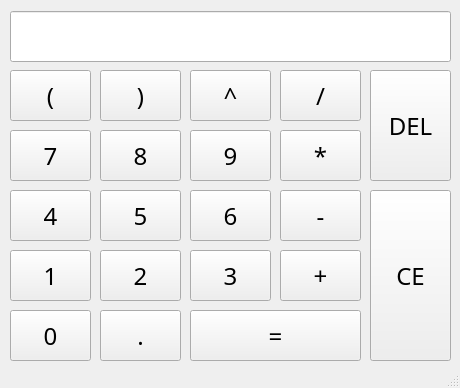
<?xml version="1.0" encoding="UTF-8"?>
<ui version="4.0">
 <class>MainWindow</class>
 <widget class="QMainWindow" name="MainWindow">
  <property name="geometry">
   <rect>
    <x>0</x>
    <y>0</y>
    <width>460</width>
    <height>388</height>
   </rect>
  </property>
  <property name="maximumSize">
   <size>
    <width>460</width>
    <height>388</height>
   </size>
  </property>
  <property name="windowTitle">
   <string>科学计算器</string>
  </property>
  <widget class="QWidget" name="centralwidget">
   <widget class="QPushButton" name="Button_8">
    <property name="geometry">
     <rect>
      <x>100</x>
      <y>130</y>
      <width>81</width>
      <height>51</height>
     </rect>
    </property>
    <property name="font">
     <font>
      <family>Microsoft YaHei</family>
      <pointsize>18</pointsize>
     </font>
    </property>
    <property name="text">
     <string>8</string>
    </property>
   </widget>
   <widget class="QPushButton" name="Button_9">
    <property name="geometry">
     <rect>
      <x>190</x>
      <y>130</y>
      <width>81</width>
      <height>51</height>
     </rect>
    </property>
    <property name="font">
     <font>
      <family>Microsoft YaHei</family>
      <pointsize>18</pointsize>
     </font>
    </property>
    <property name="text">
     <string>9</string>
    </property>
   </widget>
   <widget class="QPushButton" name="Button_7">
    <property name="geometry">
     <rect>
      <x>10</x>
      <y>130</y>
      <width>81</width>
      <height>51</height>
     </rect>
    </property>
    <property name="font">
     <font>
      <family>Microsoft YaHei</family>
      <pointsize>18</pointsize>
     </font>
    </property>
    <property name="text">
     <string>7</string>
    </property>
   </widget>
   <widget class="QPushButton" name="Button_multiply">
    <property name="geometry">
     <rect>
      <x>280</x>
      <y>130</y>
      <width>81</width>
      <height>51</height>
     </rect>
    </property>
    <property name="font">
     <font>
      <family>Microsoft YaHei</family>
      <pointsize>18</pointsize>
     </font>
    </property>
    <property name="text">
     <string>*</string>
    </property>
   </widget>
   <widget class="QPushButton" name="Button_6">
    <property name="geometry">
     <rect>
      <x>190</x>
      <y>190</y>
      <width>81</width>
      <height>51</height>
     </rect>
    </property>
    <property name="font">
     <font>
      <family>Microsoft YaHei</family>
      <pointsize>18</pointsize>
     </font>
    </property>
    <property name="text">
     <string>6</string>
    </property>
   </widget>
   <widget class="QPushButton" name="Button_4">
    <property name="geometry">
     <rect>
      <x>10</x>
      <y>190</y>
      <width>81</width>
      <height>51</height>
     </rect>
    </property>
    <property name="font">
     <font>
      <family>Microsoft YaHei</family>
      <pointsize>18</pointsize>
     </font>
    </property>
    <property name="text">
     <string>4</string>
    </property>
   </widget>
   <widget class="QPushButton" name="Button_minus">
    <property name="geometry">
     <rect>
      <x>280</x>
      <y>190</y>
      <width>81</width>
      <height>51</height>
     </rect>
    </property>
    <property name="font">
     <font>
      <family>Microsoft YaHei</family>
      <pointsize>18</pointsize>
     </font>
    </property>
    <property name="text">
     <string>-</string>
    </property>
   </widget>
   <widget class="QPushButton" name="Button_5">
    <property name="geometry">
     <rect>
      <x>100</x>
      <y>190</y>
      <width>81</width>
      <height>51</height>
     </rect>
    </property>
    <property name="font">
     <font>
      <family>Microsoft YaHei</family>
      <pointsize>18</pointsize>
     </font>
    </property>
    <property name="text">
     <string>5</string>
    </property>
   </widget>
   <widget class="QPushButton" name="Button_3">
    <property name="geometry">
     <rect>
      <x>190</x>
      <y>250</y>
      <width>81</width>
      <height>51</height>
     </rect>
    </property>
    <property name="font">
     <font>
      <family>Microsoft YaHei</family>
      <pointsize>18</pointsize>
     </font>
    </property>
    <property name="text">
     <string>3</string>
    </property>
   </widget>
   <widget class="QPushButton" name="Button_1">
    <property name="geometry">
     <rect>
      <x>10</x>
      <y>250</y>
      <width>81</width>
      <height>51</height>
     </rect>
    </property>
    <property name="font">
     <font>
      <family>Microsoft YaHei</family>
      <pointsize>18</pointsize>
     </font>
    </property>
    <property name="text">
     <string>1</string>
    </property>
   </widget>
   <widget class="QPushButton" name="Button_and">
    <property name="geometry">
     <rect>
      <x>280</x>
      <y>250</y>
      <width>81</width>
      <height>51</height>
     </rect>
    </property>
    <property name="font">
     <font>
      <family>Microsoft YaHei</family>
      <pointsize>18</pointsize>
     </font>
    </property>
    <property name="text">
     <string>+</string>
    </property>
   </widget>
   <widget class="QPushButton" name="Button_2">
    <property name="geometry">
     <rect>
      <x>100</x>
      <y>250</y>
      <width>81</width>
      <height>51</height>
     </rect>
    </property>
    <property name="font">
     <font>
      <family>Microsoft YaHei</family>
      <pointsize>18</pointsize>
     </font>
    </property>
    <property name="text">
     <string>2</string>
    </property>
   </widget>
   <widget class="QPushButton" name="Button_point">
    <property name="geometry">
     <rect>
      <x>100</x>
      <y>310</y>
      <width>81</width>
      <height>51</height>
     </rect>
    </property>
    <property name="font">
     <font>
      <family>Microsoft YaHei</family>
      <pointsize>18</pointsize>
     </font>
    </property>
    <property name="text">
     <string>.</string>
    </property>
   </widget>
   <widget class="QPushButton" name="Button_OK">
    <property name="geometry">
     <rect>
      <x>190</x>
      <y>310</y>
      <width>171</width>
      <height>51</height>
     </rect>
    </property>
    <property name="font">
     <font>
      <family>Microsoft YaHei</family>
      <pointsize>18</pointsize>
     </font>
    </property>
    <property name="text">
     <string>=</string>
    </property>
   </widget>
   <widget class="QPushButton" name="Button_0">
    <property name="geometry">
     <rect>
      <x>10</x>
      <y>310</y>
      <width>81</width>
      <height>51</height>
     </rect>
    </property>
    <property name="font">
     <font>
      <family>Microsoft YaHei</family>
      <pointsize>18</pointsize>
     </font>
    </property>
    <property name="text">
     <string>0</string>
    </property>
   </widget>
   <widget class="QPushButton" name="Button_up">
    <property name="geometry">
     <rect>
      <x>190</x>
      <y>70</y>
      <width>81</width>
      <height>51</height>
     </rect>
    </property>
    <property name="font">
     <font>
      <family>Microsoft YaHei</family>
      <pointsize>18</pointsize>
     </font>
    </property>
    <property name="text">
     <string>^</string>
    </property>
   </widget>
   <widget class="QPushButton" name="Button_left">
    <property name="geometry">
     <rect>
      <x>10</x>
      <y>70</y>
      <width>81</width>
      <height>51</height>
     </rect>
    </property>
    <property name="font">
     <font>
      <family>Microsoft YaHei</family>
      <pointsize>18</pointsize>
     </font>
    </property>
    <property name="text">
     <string>(</string>
    </property>
   </widget>
   <widget class="QPushButton" name="Button_divide">
    <property name="geometry">
     <rect>
      <x>280</x>
      <y>70</y>
      <width>81</width>
      <height>51</height>
     </rect>
    </property>
    <property name="font">
     <font>
      <family>Microsoft YaHei</family>
      <pointsize>18</pointsize>
     </font>
    </property>
    <property name="text">
     <string>/</string>
    </property>
   </widget>
   <widget class="QPushButton" name="Button_right">
    <property name="geometry">
     <rect>
      <x>100</x>
      <y>70</y>
      <width>81</width>
      <height>51</height>
     </rect>
    </property>
    <property name="font">
     <font>
      <family>Microsoft YaHei</family>
      <pointsize>18</pointsize>
     </font>
    </property>
    <property name="text">
     <string>)</string>
    </property>
   </widget>
   <widget class="QPushButton" name="Button_ce">
    <property name="geometry">
     <rect>
      <x>370</x>
      <y>190</y>
      <width>81</width>
      <height>171</height>
     </rect>
    </property>
    <property name="font">
     <font>
      <family>Microsoft YaHei</family>
      <pointsize>18</pointsize>
     </font>
    </property>
    <property name="text">
     <string>CE</string>
    </property>
   </widget>
   <widget class="QPushButton" name="Button_del">
    <property name="geometry">
     <rect>
      <x>370</x>
      <y>70</y>
      <width>81</width>
      <height>111</height>
     </rect>
    </property>
    <property name="font">
     <font>
      <family>Microsoft YaHei</family>
      <pointsize>18</pointsize>
     </font>
    </property>
    <property name="text">
     <string>DEL</string>
    </property>
   </widget>
   <widget class="QLineEdit" name="lineEdit">
    <property name="geometry">
     <rect>
      <x>10</x>
      <y>11</y>
      <width>441</width>
      <height>51</height>
     </rect>
    </property>
    <property name="font">
     <font>
      <family>Arial</family>
      <pointsize>18</pointsize>
     </font>
    </property>
    <property name="layoutDirection">
     <enum>Qt::LeftToRight</enum>
    </property>
    <property name="alignment">
     <set>Qt::AlignRight|Qt::AlignTrailing|Qt::AlignVCenter</set>
    </property>
   </widget>
  </widget>
  <widget class="QStatusBar" name="statusbar">
   <property name="enabled">
    <bool>false</bool>
   </property>
   <property name="sizePolicy">
    <sizepolicy hsizetype="Preferred" vsizetype="Preferred">
     <horstretch>0</horstretch>
     <verstretch>0</verstretch>
    </sizepolicy>
   </property>
   <property name="sizeGripEnabled">
    <bool>true</bool>
   </property>
  </widget>
 </widget>
 <resources/>
 <connections/>
</ui>
